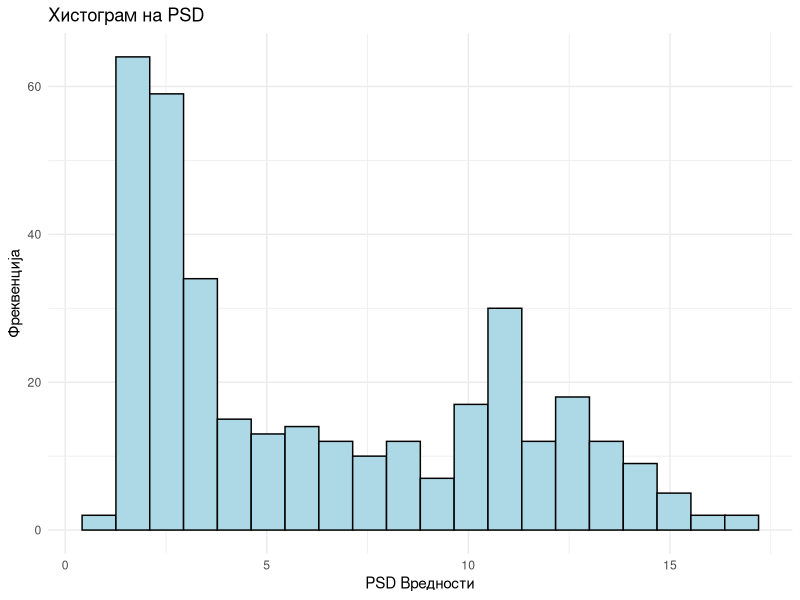
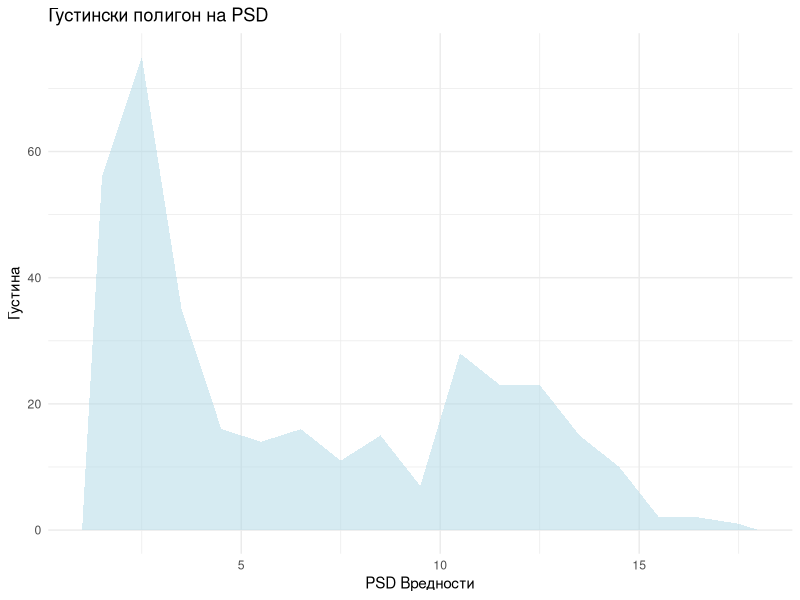
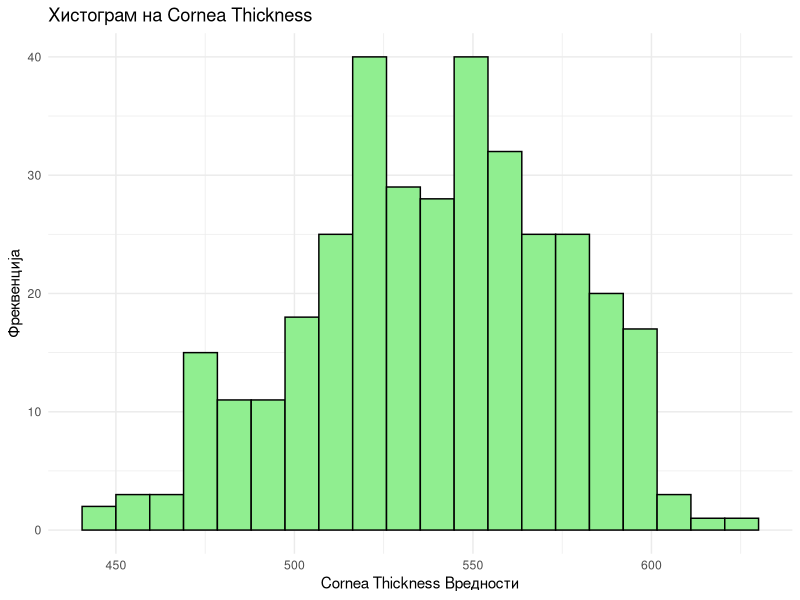
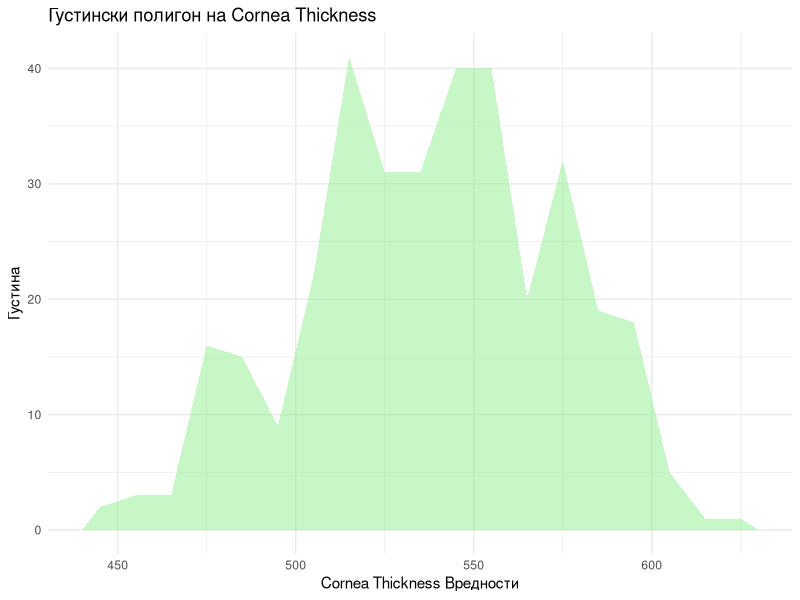
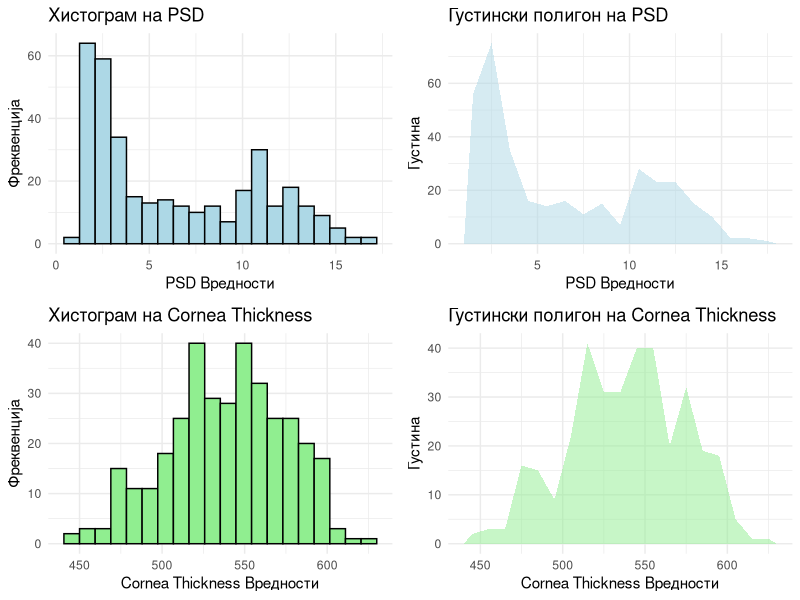
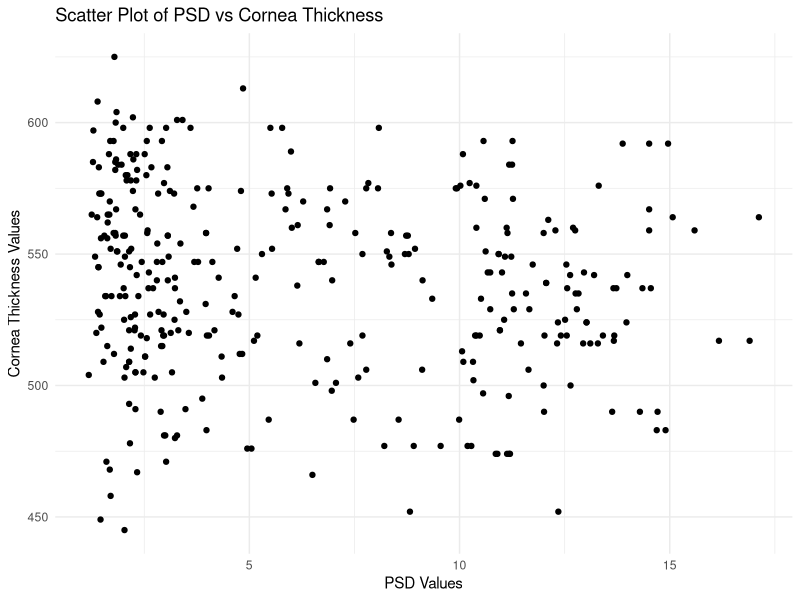
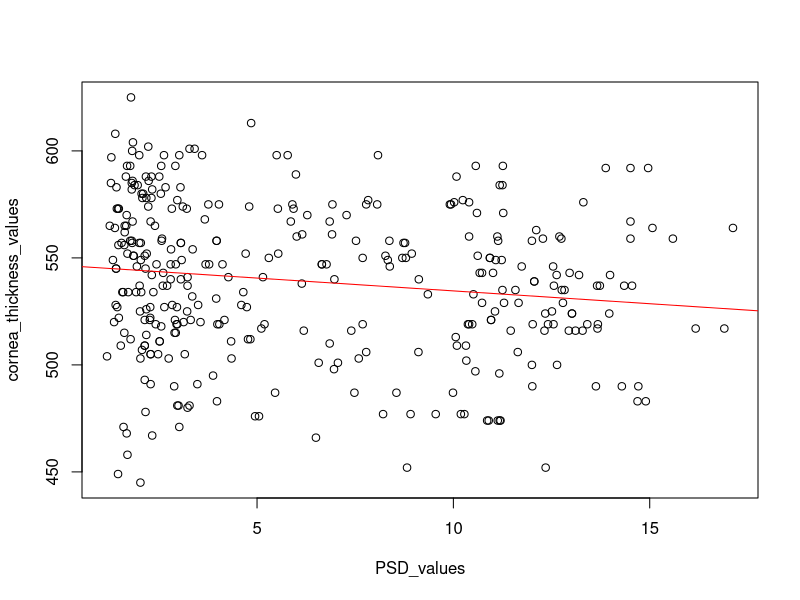
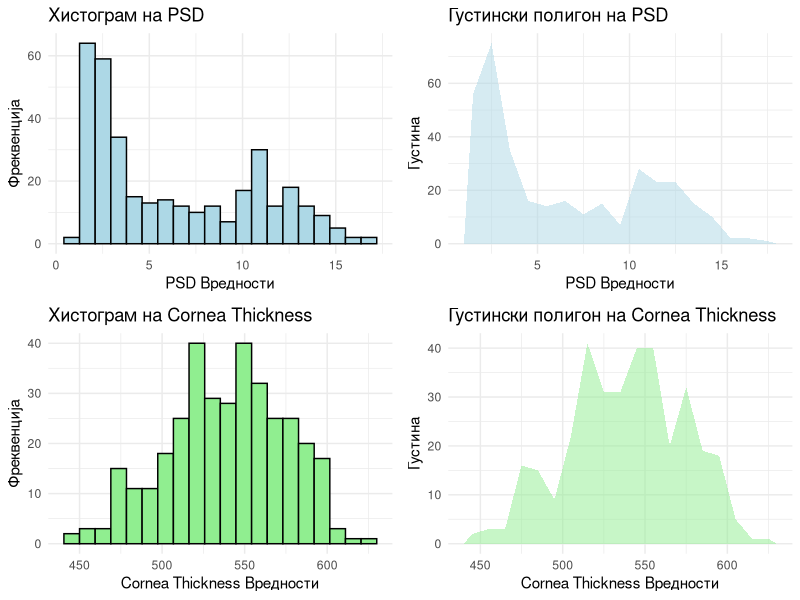

Here is the R script that generated these plots, in order:
# SEMINARSKA RABOTA PO BIZNIS STATISTIKA
# Stefan Vezenkoski 233152
#__________________________________________________________________________________
# RABOTAM SO PODATOCNO MNOZESTVO KADE SE PRIKAZUVAAT PODATOCI ZA PACIENTI KOI IMAAT GLAUKOM. VO EXCEL TABELATA SE VKLUCENI SLEDNIVE OBELEZJA: 
#- RL
#- glaucoma: 1 dokolku ima, 0 dokolku nema
#- age
#- ocular_pressure
#- MD
#- PSD: promenlivost na standardot na defektot
#- GHT
#- cornea_thickness: debelina na roznica
#- RNFL4.mean

#JAS RABOTAM SO SLEDNIVE DVE OBELEZJA:
#  - PSD
#  - cornea_thickness
#_____________________________________________________________________________________

# kodot pocnuva tuka

install.packages("ggplot2", dependencies = FALSE)
install.packages("readr", dependencies = FALSE)
install.packages("dplyr", dependencies = FALSE)
install.packages("data.table", dependencies = FALSE)
install.packages("readxl", dependencies = FALSE)

library(readr)
library(ggplot2)
library(dplyr)
library(data.table)
library(readxl)

# Поставување на работната папка------------------------------------------
setwd("C:/Users/User1/Desktop/")

# Читање на целосната CSV датотека---------------------------------------
податоци <- read_csv("ds_whole.csv")

# Притсап до обележјата PSD и cornea_thickness-------------------------------
PSD_values <- податоци$PSD
cornea_thickness_values <- податоци$cornea_thickness

# Функција за создавање на хистограм и полигон
create_hist_and_polygon <- function(values, variable_name, color_hist, color_polygon) {
  num_intervals <- round(sqrt(length(values)))
  range_values <- max(values) - min(values)
  width <- range_values / num_intervals

  # Хистограм
  hist_data <- hist(values, breaks = num_intervals, plot = FALSE)

  # Создавање на хистограм
  hist_plot <- ggplot(data = data.frame(x = values), aes(x = x)) +
    geom_histogram(binwidth = width, fill = color_hist, color = "black") +
    labs(x = paste(variable_name, "Вредности"), y = "Фреквенција", title = paste("Хистограм на", variable_name)) +
    theme_minimal()

  # Подготовка на податоци за полигон
  x.axis <- c(min(hist_data$breaks), hist_data$mids, max(hist_data$breaks))
  y.axis <- c(0, hist_data$counts, 0)

  # Создавање на полигон
  polygon_plot <- ggplot() +
    geom_polygon(aes(x = x.axis, y = y.axis), fill = color_polygon, alpha = 0.5) +
    labs(x = paste(variable_name, "Вредности"), y = "Густина", title = paste("Густински полигон на", variable_name)) +
    theme_minimal()

  return(list(hist_plot = hist_plot, polygon_plot = polygon_plot))
}

#____PRV DEL______________________________________________________________________________

# За обележјето PSD:--------------------------------------------------
# Пресметка на бројот на интервали
num_intervals_PSD <- round(sqrt(length(PSD_values)))

# Пресметка на ширината на интервалите за PSD
range_PSD <- max(PSD_values) - min(PSD_values)
width_PSD <- range_PSD / num_intervals_PSD

# Пресметка на интервалите и табела со распределба на честоти за PSD
intervals_PSD <- seq(min(PSD_values), max(PSD_values), by = width_PSD)
freq_table_PSD <- cut(PSD_values, breaks = intervals_PSD, right = FALSE, include.lowest = TRUE)
freq_table_PSD <- table(freq_table_PSD)

# Пресметка на средни точки на интервалите
midpoints_PSD <- (intervals_PSD[-length(intervals_PSD)] + intervals_PSD[-1]) / 2

# Пресметка на релативни и кумулативни фреквенции
rel_freq_PSD <- prop.table(freq_table_PSD)
cum_freq_PSD <- cumsum(freq_table_PSD)

# Пресметка на релативни и кумулативни фреквенции во проценти
rel_freq_percent_PSD <- rel_freq_PSD * 100
cum_freq_percent_PSD <- cum_freq_PSD / sum(freq_table_PSD) * 100

# Креирање на табелата со распределба на честоти за PSD
freq_table_df_PSD <- data.frame(
  Интервали = names(freq_table_PSD),
  Средни_точки = midpoints_PSD,
  Фреквенција = as.numeric(freq_table_PSD),
  Релативна_фреквенција = as.numeric(rel_freq_PSD),
  Релативна_фреквенција_проценти = as.numeric(rel_freq_percent_PSD),
  Кумулативна_фреквенција = as.numeric(cum_freq_PSD),
  Кумулативна_фреквенција_проценти = as.numeric(cum_freq_percent_PSD)
)

# Печатење на табелата со распределба на честоти за PSD
cat("Табела со распределба на честоти за PSD:\n")
print(freq_table_df_PSD)

# Создавање на хистограм и полигон за PSD
PSD_plots <- create_hist_and_polygon(PSD_values, "PSD", "lightblue", "lightblue")

# Печатење на графиките за PSD
print(PSD_plots$hist_plot)
print(PSD_plots$polygon_plot)

#__________________________________________________________________________________________

# За обележјето cornea_thickness:---------------------------------------

# Пресметка на бројот на интервали
num_intervals_cornea <- round(sqrt(length(cornea_thickness_values)))

# Пресметка на ширината на интервалите за cornea_thickness
range_cornea <- max(cornea_thickness_values) - min(cornea_thickness_values)
width_cornea <- range_cornea / num_intervals_cornea

# Пресметка на интервалите и табела со распределба на честоти за cornea_thickness
intervals_cornea <- seq(min(cornea_thickness_values), max(cornea_thickness_values), by = width_cornea)
freq_table_cornea <- cut(cornea_thickness_values, breaks = intervals_cornea, right = FALSE, include.lowest = TRUE)
freq_table_cornea <- table(freq_table_cornea)

# Пресметка на средни точки на интервалите
midpoints_cornea <- (intervals_cornea[-length(intervals_cornea)] + intervals_cornea[-1]) / 2

# Пресметка на релативни и кумулативни фреквенции
rel_freq_cornea <- prop.table(freq_table_cornea)
cum_freq_cornea <- cumsum(freq_table_cornea)

# Пресметка на релативни и кумулативни фреквенции во проценти
rel_freq_percent_cornea <- rel_freq_cornea * 100
cum_freq_percent_cornea <- cum_freq_cornea / sum(freq_table_cornea) * 100

# Креирање на табелата со распределба на честоти за cornea_thickness
freq_table_df_cornea <- data.frame(
  Интервали = names(freq_table_cornea),
  Средни_точки = midpoints_cornea,
  Фреквенција = as.numeric(freq_table_cornea),
  Релативна_фреквенција = as.numeric(rel_freq_cornea),
  Релативна_фреквенција_проценти = as.numeric(rel_freq_percent_cornea),
  Кумулативна_фреквенција = as.numeric(cum_freq_cornea),
  Кумулативна_фреквенција_проценти = as.numeric(cum_freq_percent_cornea)
)

# Печатење на табелата со распределба на честоти за cornea_thickness
cat("\nТабела со распределба на честоти за cornea_thickness:\n")
print(freq_table_df_cornea)

# Создавање на хистограм и полигон за cornea_thickness
cornea_plots <- create_hist_and_polygon(cornea_thickness_values, "Cornea Thickness", "lightgreen", "lightgreen")

# Печатење на графиките за cornea_thickness
print(cornea_plots$hist_plot)
print(cornea_plots$polygon_plot)


# Прикажување на сите графики во мрежа
library(gridExtra)
grid.arrange(PSD_plots$hist_plot, PSD_plots$polygon_plot, cornea_plots$hist_plot, cornea_plots$polygon_plot, ncol = 2, nrow = 2)

# _______________________________________________________________________________________


# _______________________________________________________________________________________
# Стебло-лист дијаграм за PSD --------------------------------------------------------
myStem <- function(x, leftDigits, rounding = 1) {
  data = data.table("x" = x)
  data[, left := floor(x / 10^leftDigits)]
  data[, right := (round(x - left * 10^leftDigits, rounding)) * 10^rounding]
  data = data[, paste(sort(right), collapse = " "), by = left]
  data[, out := paste(left, " | ", V1), by = left]
  cat(data$out, sep = "\n")
}

cat("\nСтебло-лист дијаграм за PSD:\n")
myStem(PSD_values, 0, 2)
#_________________________________________________________________________________________


#_________________________________________________________________________________________
# 2. Графика на расејување за двете обележја--------------------------------
scatter_plot <- ggplot(податоци, aes(x = PSD_values, y = cornea_thickness_values)) +
  geom_point() +
  labs(x = "PSD Values", y = "Cornea Thickness Values", title = "Scatter Plot of PSD vs Cornea Thickness") +
  theme_minimal()

# --------------------------------------------------------------------------------
# ДИСКУТИРАЊЕ ЗА ГРАФИКОТ НА РАСЕЈУВАЊЕ:
# Од графикот може да се забележи дека постои негативна линеарна корелација помеѓу двете обележја. Коефициентот на корелација r е -0.1501, што укажува на слаба негативна корелација помеѓу двете обележја.
# --------------------------------------------------------------------------------


print(scatter_plot)


#_____________________________________________________________________________________

# 3. Мода, медијана и просек за cornea_thickness -------------------------------------

cornea_mode <- as.numeric(names(table(cornea_thickness_values))[which.max(table(cornea_thickness_values))])
cornea_median <- median(cornea_thickness_values)
cornea_mean <- mean(cornea_thickness_values)

cat("\nМода, медијана и просек за корnea_thickness:\n")
print(paste("Мода:", cornea_mode))
print(paste("Медијана:", cornea_median))
print(paste("Просек:", cornea_mean))

# 4. Квартали, опсег и интерквартален распон за корнеалната дебелина---------
cornea_quantiles <- quantile(cornea_thickness_values, probs = c(0.25, 0.5, 0.75))
cornea_range <-  max(cornea_thickness_values) - min(cornea_thickness_values)
cornea_IQR <- IQR(cornea_thickness_values)

cat("\nКвартили, опсег и интерквартален распон за cornea_thickness:\n")
print("Квартили:")
print(cornea_quantiles)
print("Опсег:")
print(cornea_range)
print("Интерквартален распон:")
print(cornea_IQR)

# 5. Пресметка на дисперзија и стандардна девијација----------------------
cornea_variance <- var(cornea_thickness_values)
cornea_sd <- sd(cornea_thickness_values)

cat("\nДисперзија и стандардна девијација за cornea_thickness:\n")
print(paste("Дисперзија:", cornea_variance))
print(paste("Стандардна девијација:", cornea_sd))
#_____________________________________________________________________________________



#_______________________________________________________________________________________
# 6. Пресметка на мода, медијана, просек, IQR и квартили за PSD-----------------------
PSD_mode <- as.numeric(names(table(PSD_values))[which.max(table(PSD_values))])
PSD_median <- median(PSD_values)
PSD_mean <- mean(PSD_values)
PSD_IQR <- IQR(PSD_values)
PSD_range <- max(PSD_values) - min(PSD_values)
PSD_quartiles <- quantile(PSD_values, probs = c(0.25, 0.5, 0.75))


cat("\nМода, медијана, просек, интерквартален распон и квартили за PSD:\n")
print(paste("Мода:", PSD_mode))
print(paste("Медијана:", PSD_median))
print(paste("Просек:", PSD_mean))
print(paste("Интерквартален распон:", PSD_IQR))
print("Опсег:")
print(PSD_range)
print("Kвартили: ")
print(PSD_quartiles)

# Пресметка на дисперзија и стандардна девијација----------------------
PSD <- var(PSD_values)
PSD_sd <- sd(PSD_values)

cat("\nДисперзија и стандардна девијација за PSD:\n")
print(paste("Дисперзија:", PSD))
print(paste("Стандардна девијација:", PSD_sd))
#______________________________________________________________________________________



#_________________________________________________________________________________
# 7. Пресметка на коефициент на корелација за PSD и cornea_thickness------
correlation_coefficient <- cor(PSD_values, cornea_thickness_values)

cat("\nКоефициент на корелација помеѓу PSD и cornea_thickness:\n")
print(correlation_coefficient)
#______________________________________________________________________________________

print("----------------------------------------------------------------------------------------------------")




#____VTOR DEL______________________________________________________________________________
print("----------------------------------------------------------------------------------------------------")

# VTOR DEL, zadaca 1 ------------------------------------------------------------------------
# interval na doverba-----------------------------------
interval_doverba <- function(volume) {
  CI <- 0.95  # INTERVAL NA SIGURNOST(%) od 95%
  alfa <- 1 - CI  # nivoto na prifatliva greshka(%)
  MoE <- qnorm(1 - alfa / 2) * sd(volume) / sqrt(length(volume))
  min.interval <- mean(volume) - MoE
  max.interval <- mean(volume) + MoE
  
  # pecati interval
  print(c(min.interval, max.interval))
  print(mean(volume))
}

sample_size <- min(1000, length(PSD_values))
interval_doverba(sample(PSD_values, size = sample_size))
print("----------------------------------------------------------------------------------------------------")

# VTOR DEL, zadaca 2 ------------------------------------------------------------------------
# hipotezi-----------------------------------
# H0: EX = 5
# Ha: EX != 5
EX <- 5
alfa <- 0.05
gr <- qnorm(1 - alfa / 2) # se naogja granicata
print("Интервал на доверба:")
print(c(-1 * gr, gr)) # se pecati intervalot (leva i desna granica)
z <- ((mean(PSD_values) - EX) / sd(PSD_values)) * sqrt(length(PSD_values)) # determinantna vrednost vo intervalot
print(z)

# proverka koja hipoteza e tocna
if(z > (-1 * gr) & z < gr) {
  print("H0: T. H0 се прифаќа")
} else {
  print("Ha: T. H0 се отфрла")
}
print("----------------------------------------------------------------------------------------------------")
# -------------------------------------------------------------------------------------------

# VTOR DEL, zadaca 3 ------------------------------------------------------------------------
# test za raspredelba------------------------
# Тестирање на нормалност за PSD
print("Непараметарски тест(тест за распределба):")
print("H0: Обележјето PSD има нормална распределба.")
print("H0: Обележјето PSD нема нормална распределба.")

# Тестирање на нормалност за PSD
shapiro_test_PSD <- shapiro.test(PSD_values)
cat("\nРезултати од Шапиро-Вилковиот тест за нормалност за PSD:\n")
print(shapiro_test_PSD)

# Објаснување
if (shapiro_test_PSD$p.value < 0.05) {
  cat("Нултата хипотеза (H0) се отфрла: Обележјето PSD нема нормална распределба.\n")
} else {
  cat("Нултата хипотеза (H0) не се отфрла: Обележјето PSD има нормална распределба.\n")
}


print("----------------------------------------------------------------------------------------------------")

# -------------------------------------------------------------------------------------------

# VTOR DEL, zadaca 4 ------------------------------------------------------------------------
# test na hipotezi za nezavisnost------------
if ("вашата_колона_1" %in% colnames(податоци) && "вашата_колона_2" %in% colnames(податоци)) {
  chisq_test <- chisq.test(table(податоци$вашата_колона_1, податоци$вашата_колона_2))
  print(chisq_test)
} else {
  cat("Chi-squared тестот не е применлив.\n")
}

# print("----------------------------------------------------------------------------------------------------")


# VTOR DEL, zadaca 5 ------------------------------------------------------------------------
# linearna regresija-------------------------
plot(PSD_values, cornea_thickness_values) 

# создавање на модел за линерна регресија
model <- lm(cornea_thickness ~ PSD, data = податоци) 
abline(model, col='red') # цртање на линија на регресија

r <- cor(податоци$PSD, податоци$cornea_thickness)
print(r)

# мануелно да се внесе X и со моделот да се предвиди вредноста на Y
pred <- predict(model, newdata = data.frame(PSD = 15), level = 0.95, interval = "prediction")
print(pred)

# -------------------------------------------------------------------------------------------


# Функција за создавање на хистограм и полигон
create_hist_and_polygon <- function(values, variable_name, color_hist, color_polygon) {
  num_intervals <- round(sqrt(length(values)))
  range_values <- max(values) - min(values)
  width <- range_values / num_intervals

  # Хистограм
  hist_data <- hist(values, breaks = num_intervals, plot = FALSE)

  # Создавање на хистограм
  hist_plot <- ggplot(data = data.frame(x = values), aes(x = x)) +
    geom_histogram(binwidth = width, fill = color_hist, color = "black") +
    labs(x = paste(variable_name, "Вредности"), y = "Фреквенција", title = paste("Хистограм на", variable_name)) +
    theme_minimal()

  # Подготовка на податоци за полигон
  x.axis <- c(min(hist_data$breaks), hist_data$mids, max(hist_data$breaks))
  y.axis <- c(0, hist_data$counts, 0)

  # Создавање на полигон
  polygon_plot <- ggplot() +
    geom_polygon(aes(x = x.axis, y = y.axis), fill = color_polygon, alpha = 0.5) +
    labs(x = paste(variable_name, "Вредности"), y = "Густина", title = paste("Густински полигон на", variable_name)) +
    theme_minimal()

  return(list(hist_plot = hist_plot, polygon_plot = polygon_plot))
}





# Прикажување на сите графики во мрежа
library(gridExtra)
grid.arrange(PSD_plots$hist_plot, PSD_plots$polygon_plot, cornea_plots$hist_plot, cornea_plots$polygon_plot, ncol = 2, nrow = 2)

#__________________________________________________________________________________________